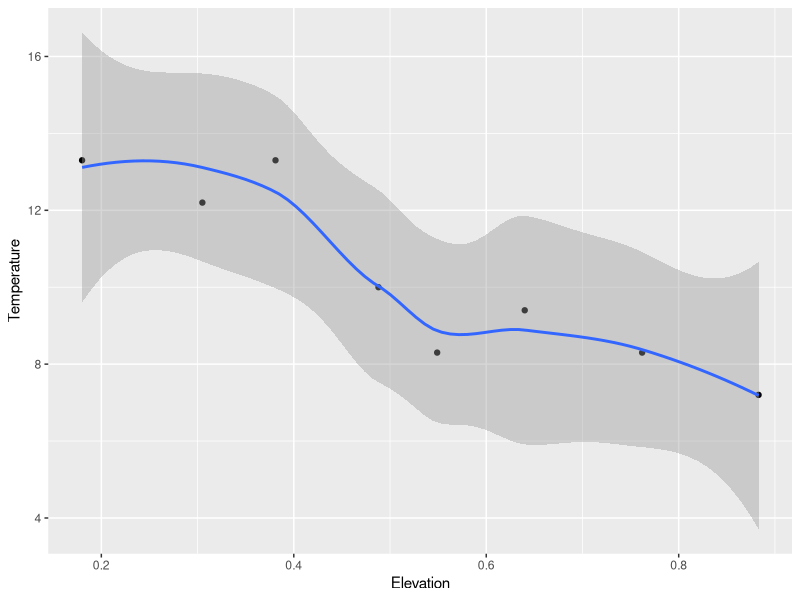

The R source for this figure: (Note: this script raises an error after producing the figure.)
#4
library(tidyr)
library(dplyr)
library(ggplot2)

Elevation<-c(180,305,381,488,549,640,762,883)
Elevation<-0.001*Elevation
Temperature<-c(13.3,12.2,13.3,10.0,8.3,9.4,8.3,7.2)

a<-cbind(Elevation,Temperature)
b<-as_tibble(a)

b %>% 
  ggplot( aes(x=Elevation, y=Temperature) ) + 
  geom_point() + 
  geom_smooth()

modle <- lm(Temperature ~ Elevation, data = b)
coef(model)
summary(model)
plot(Elevation,Temperature)
abline(model,col="blue")
#观察可知拟合直线斜率为-9.3121，不是假想的-9.8
# good work
